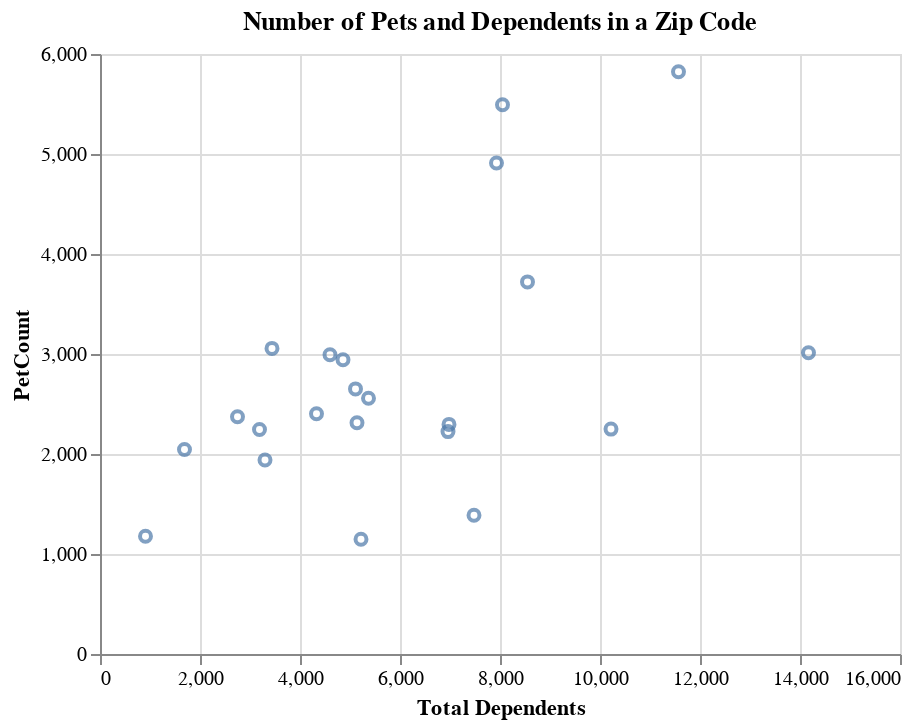

This figure's notebook cell:
### Code cell
alt.Chart(merged_df1).mark_point().encode(
    x= 'Total Dependents',
    y= 'PetCount'
).properties(title='Number of Pets and Dependents in a Zip Code')

### Figure 1 — Vega-Lite specification as saved in the notebook (floating-point values rounded to 4 significant figures)
{"config": {"view": {"continuousWidth": 400, "continuousHeight": 300}}, "data": {"name": "data-d46876b2469046c491441b1d7d976fc3"}, "mark": "point", "encoding": {"x": {"field": "Total Dependents", "type": "quantitative"}, "y": {"field": "PetCount", "type": "quantitative"}}, "title": "Number of Pets and Dependents in a Zip Code", "$schema": "https://vega.github.io/schema/vega-lite/v4.17.0.json", "datasets": {"data-d46876b2469046c491441b1d7d976fc3": [{"Total Dependents": 1690, "zip_code": 98102, "PetCount": 2045}, {"Total Dependents": 8050, "zip_code": 98103, "PetCount": 5492}, {"Total Dependents": 5370, "zip_code": 98105, "PetCount": 2557}, {"Total Dependents": 6960, "zip_code": 98106, "PetCount": 2224}, {"Total Dependents": 3440, "zip_code": 98107, "PetCount": 3056}, {"Total Dependents": 7480, "zip_code": 98108, "PetCount": 1387}, {"Total Dependents": 2750, "zip_code": 98109, "PetCount": 2373}, {"Total Dependents": 4330, "zip_code": 98112, "PetCount": 2403}, {"Total Dependents": 11570, "zip_code": 98115, "PetCount": 5823}, {"Total Dependents": 5110, "zip_code": 98116, "PetCount": 2651}, {"Total Dependents": 7930, "zip_code": 98117, "PetCount": 4910}, {"Total Dependents": 14170, "zip_code": 98118, "PetCount": 3013}, {"Total Dependents": 3190, "zip_code": 98119, "PetCount": 2245}, {"Total Dependents": 910, "zip_code": 98121, "PetCount": 1177}, {"Total Dependents": 4600, "zip_code": 98122, "PetCount": 2992}, {"Total Dependents": 8550, "zip_code": 98125, "PetCount": 3721}, {"Total Dependents": 5140, "zip_code": 98126, "PetCount": 2312}, {"Total Dependents": 10220, "zip_code": 98133, "PetCount": 2249}, {"Total Dependents": 3300, "zip_code": 98136, "PetCount": 1940}, {"Total Dependents": 6980, "zip_code": 98144, "PetCount": 2296}, {"Total Dependents": 5220, "zip_code": 98177, "PetCount": 1148}, {"Total Dependents": 4860, "zip_code": 98199, "PetCount": 2943}]}}
